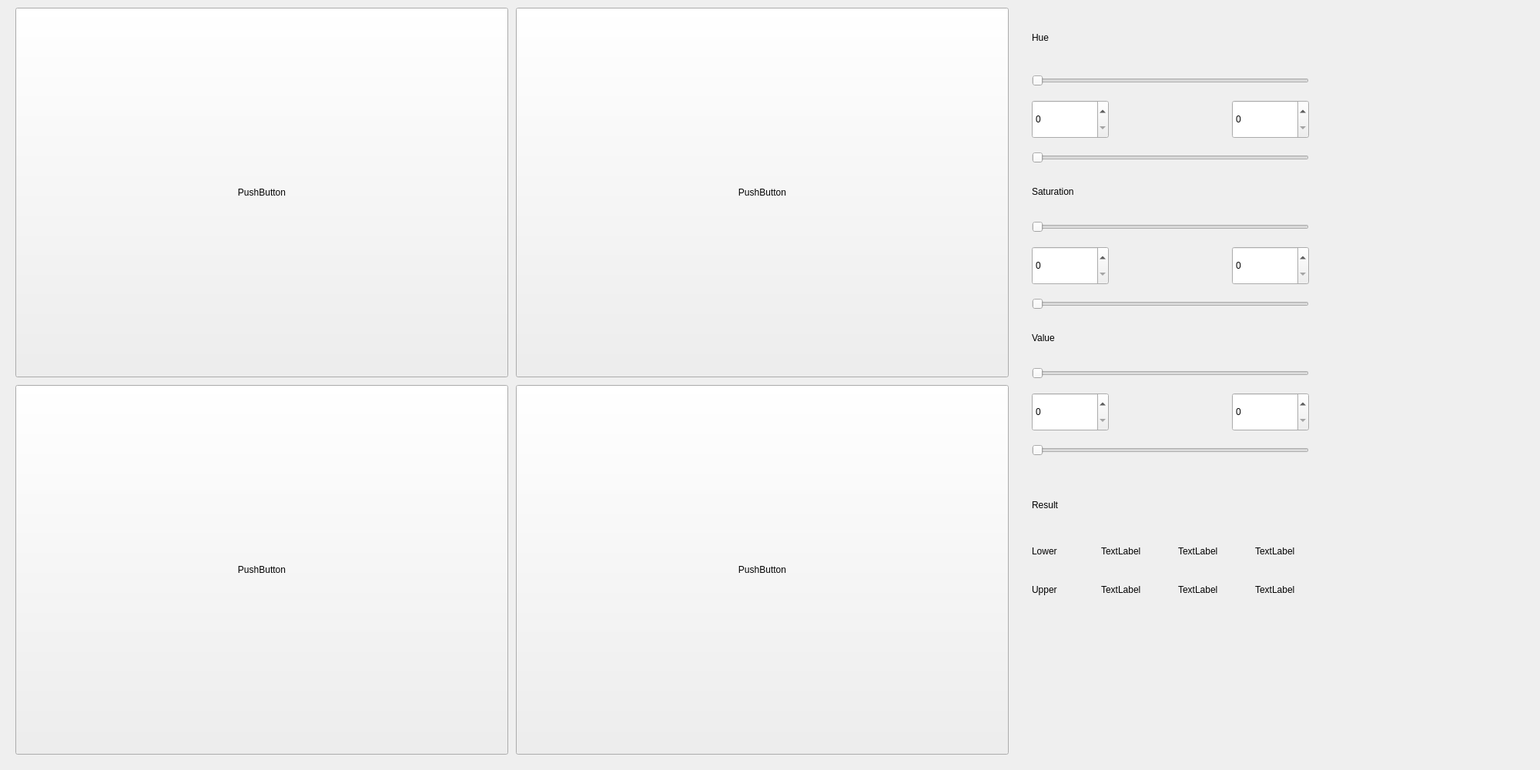
<?xml version="1.0" encoding="UTF-8"?>
<ui version="4.0">
 <class>MainWindowDesign</class>
 <widget class="QMainWindow" name="MainWindowDesign">
  <property name="geometry">
   <rect>
    <x>0</x>
    <y>0</y>
    <width>2000</width>
    <height>1000</height>
   </rect>
  </property>
  <property name="windowTitle">
   <string>QRosApp</string>
  </property>
  <property name="windowIcon">
   <iconset resource="../resources/images.qrc">
    <normaloff>:/images/icon.png</normaloff>:/images/icon.png</iconset>
  </property>
  <property name="locale">
   <locale language="English" country="Australia"/>
  </property>
  <widget class="QWidget" name="centralwidget">
   <widget class="QPushButton" name="original_image">
    <property name="geometry">
     <rect>
      <x>20</x>
      <y>10</y>
      <width>640</width>
      <height>480</height>
     </rect>
    </property>
    <property name="text">
     <string>PushButton</string>
    </property>
   </widget>
   <widget class="QPushButton" name="hsv_color">
    <property name="geometry">
     <rect>
      <x>20</x>
      <y>500</y>
      <width>640</width>
      <height>480</height>
     </rect>
    </property>
    <property name="text">
     <string>PushButton</string>
    </property>
   </widget>
   <widget class="QPushButton" name="masked_white">
    <property name="geometry">
     <rect>
      <x>670</x>
      <y>10</y>
      <width>640</width>
      <height>480</height>
     </rect>
    </property>
    <property name="text">
     <string>PushButton</string>
    </property>
   </widget>
   <widget class="QPushButton" name="masked_raw">
    <property name="geometry">
     <rect>
      <x>670</x>
      <y>500</y>
      <width>640</width>
      <height>480</height>
     </rect>
    </property>
    <property name="text">
     <string>PushButton</string>
    </property>
   </widget>
   <widget class="QSlider" name="H_min">
    <property name="geometry">
     <rect>
      <x>1340</x>
      <y>80</y>
      <width>360</width>
      <height>50</height>
     </rect>
    </property>
    <property name="maximum">
     <number>179</number>
    </property>
    <property name="orientation">
     <enum>Qt::Orientation::Horizontal</enum>
    </property>
   </widget>
   <widget class="QSpinBox" name="H_min_box">
    <property name="geometry">
     <rect>
      <x>1340</x>
      <y>130</y>
      <width>100</width>
      <height>50</height>
     </rect>
    </property>
    <property name="maximum">
     <number>179</number>
    </property>
   </widget>
   <widget class="QSpinBox" name="H_max_box">
    <property name="geometry">
     <rect>
      <x>1600</x>
      <y>130</y>
      <width>100</width>
      <height>50</height>
     </rect>
    </property>
    <property name="maximum">
     <number>179</number>
    </property>
   </widget>
   <widget class="QSlider" name="H_max">
    <property name="geometry">
     <rect>
      <x>1340</x>
      <y>180</y>
      <width>360</width>
      <height>50</height>
     </rect>
    </property>
    <property name="maximum">
     <number>179</number>
    </property>
    <property name="orientation">
     <enum>Qt::Orientation::Horizontal</enum>
    </property>
   </widget>
   <widget class="QSpinBox" name="S_min_box">
    <property name="geometry">
     <rect>
      <x>1340</x>
      <y>320</y>
      <width>100</width>
      <height>50</height>
     </rect>
    </property>
    <property name="maximum">
     <number>255</number>
    </property>
   </widget>
   <widget class="QSlider" name="S_min">
    <property name="geometry">
     <rect>
      <x>1340</x>
      <y>270</y>
      <width>360</width>
      <height>50</height>
     </rect>
    </property>
    <property name="maximum">
     <number>255</number>
    </property>
    <property name="orientation">
     <enum>Qt::Orientation::Horizontal</enum>
    </property>
   </widget>
   <widget class="QSlider" name="S_max">
    <property name="geometry">
     <rect>
      <x>1340</x>
      <y>370</y>
      <width>360</width>
      <height>50</height>
     </rect>
    </property>
    <property name="maximum">
     <number>255</number>
    </property>
    <property name="orientation">
     <enum>Qt::Orientation::Horizontal</enum>
    </property>
   </widget>
   <widget class="QSpinBox" name="S_max_box">
    <property name="geometry">
     <rect>
      <x>1600</x>
      <y>320</y>
      <width>100</width>
      <height>50</height>
     </rect>
    </property>
    <property name="maximum">
     <number>255</number>
    </property>
   </widget>
   <widget class="QLabel" name="H">
    <property name="geometry">
     <rect>
      <x>1340</x>
      <y>40</y>
      <width>321</width>
      <height>17</height>
     </rect>
    </property>
    <property name="text">
     <string>Hue</string>
    </property>
   </widget>
   <widget class="QLabel" name="S">
    <property name="geometry">
     <rect>
      <x>1340</x>
      <y>240</y>
      <width>321</width>
      <height>17</height>
     </rect>
    </property>
    <property name="text">
     <string>Saturation</string>
    </property>
   </widget>
   <widget class="QSpinBox" name="V_min_box">
    <property name="geometry">
     <rect>
      <x>1340</x>
      <y>510</y>
      <width>100</width>
      <height>50</height>
     </rect>
    </property>
    <property name="maximum">
     <number>255</number>
    </property>
   </widget>
   <widget class="QSpinBox" name="V_max_box">
    <property name="geometry">
     <rect>
      <x>1600</x>
      <y>510</y>
      <width>100</width>
      <height>50</height>
     </rect>
    </property>
    <property name="maximum">
     <number>255</number>
    </property>
   </widget>
   <widget class="QLabel" name="V">
    <property name="geometry">
     <rect>
      <x>1340</x>
      <y>430</y>
      <width>321</width>
      <height>17</height>
     </rect>
    </property>
    <property name="text">
     <string>Value</string>
    </property>
   </widget>
   <widget class="QSlider" name="V_max">
    <property name="geometry">
     <rect>
      <x>1340</x>
      <y>560</y>
      <width>360</width>
      <height>50</height>
     </rect>
    </property>
    <property name="maximum">
     <number>255</number>
    </property>
    <property name="orientation">
     <enum>Qt::Orientation::Horizontal</enum>
    </property>
   </widget>
   <widget class="QSlider" name="V_min">
    <property name="geometry">
     <rect>
      <x>1340</x>
      <y>460</y>
      <width>360</width>
      <height>50</height>
     </rect>
    </property>
    <property name="maximum">
     <number>255</number>
    </property>
    <property name="orientation">
     <enum>Qt::Orientation::Horizontal</enum>
    </property>
   </widget>
   <widget class="QLabel" name="Upper">
    <property name="geometry">
     <rect>
      <x>1340</x>
      <y>750</y>
      <width>81</width>
      <height>31</height>
     </rect>
    </property>
    <property name="text">
     <string>Upper</string>
    </property>
   </widget>
   <widget class="QLabel" name="Lower">
    <property name="geometry">
     <rect>
      <x>1340</x>
      <y>700</y>
      <width>81</width>
      <height>31</height>
     </rect>
    </property>
    <property name="text">
     <string>Lower</string>
    </property>
   </widget>
   <widget class="QLabel" name="Result">
    <property name="geometry">
     <rect>
      <x>1340</x>
      <y>625</y>
      <width>101</width>
      <height>61</height>
     </rect>
    </property>
    <property name="text">
     <string>Result</string>
    </property>
   </widget>
   <widget class="QLabel" name="H_result_upper">
    <property name="geometry">
     <rect>
      <x>1430</x>
      <y>750</y>
      <width>81</width>
      <height>31</height>
     </rect>
    </property>
    <property name="text">
     <string>TextLabel</string>
    </property>
   </widget>
   <widget class="QLabel" name="H_result_lower">
    <property name="geometry">
     <rect>
      <x>1430</x>
      <y>700</y>
      <width>81</width>
      <height>31</height>
     </rect>
    </property>
    <property name="text">
     <string>TextLabel</string>
    </property>
   </widget>
   <widget class="QLabel" name="S_result_upper">
    <property name="geometry">
     <rect>
      <x>1530</x>
      <y>750</y>
      <width>81</width>
      <height>31</height>
     </rect>
    </property>
    <property name="text">
     <string>TextLabel</string>
    </property>
   </widget>
   <widget class="QLabel" name="S_result_lower">
    <property name="geometry">
     <rect>
      <x>1530</x>
      <y>700</y>
      <width>81</width>
      <height>31</height>
     </rect>
    </property>
    <property name="text">
     <string>TextLabel</string>
    </property>
   </widget>
   <widget class="QLabel" name="V_result_lower">
    <property name="geometry">
     <rect>
      <x>1630</x>
      <y>700</y>
      <width>81</width>
      <height>31</height>
     </rect>
    </property>
    <property name="text">
     <string>TextLabel</string>
    </property>
   </widget>
   <widget class="QLabel" name="V_result_upper">
    <property name="geometry">
     <rect>
      <x>1630</x>
      <y>750</y>
      <width>81</width>
      <height>31</height>
     </rect>
    </property>
    <property name="text">
     <string>TextLabel</string>
    </property>
   </widget>
  </widget>
  <action name="action_Quit">
   <property name="text">
    <string>&amp;Quit</string>
   </property>
   <property name="shortcut">
    <string>Ctrl+Q</string>
   </property>
   <property name="shortcutContext">
    <enum>Qt::ShortcutContext::ApplicationShortcut</enum>
   </property>
  </action>
  <action name="action_Preferences">
   <property name="text">
    <string>&amp;Preferences</string>
   </property>
  </action>
  <action name="actionAbout">
   <property name="text">
    <string>&amp;About</string>
   </property>
  </action>
  <action name="actionAbout_Qt">
   <property name="text">
    <string>About &amp;Qt</string>
   </property>
  </action>
 </widget>
 <resources>
  <include location="../resources/images.qrc"/>
 </resources>
 <connections>
  <connection>
   <sender>action_Quit</sender>
   <signal>triggered()</signal>
   <receiver>MainWindowDesign</receiver>
   <slot>close()</slot>
   <hints>
    <hint type="sourcelabel">
     <x>-1</x>
     <y>-1</y>
    </hint>
    <hint type="destinationlabel">
     <x>399</x>
     <y>299</y>
    </hint>
   </hints>
  </connection>
 </connections>
</ui>
